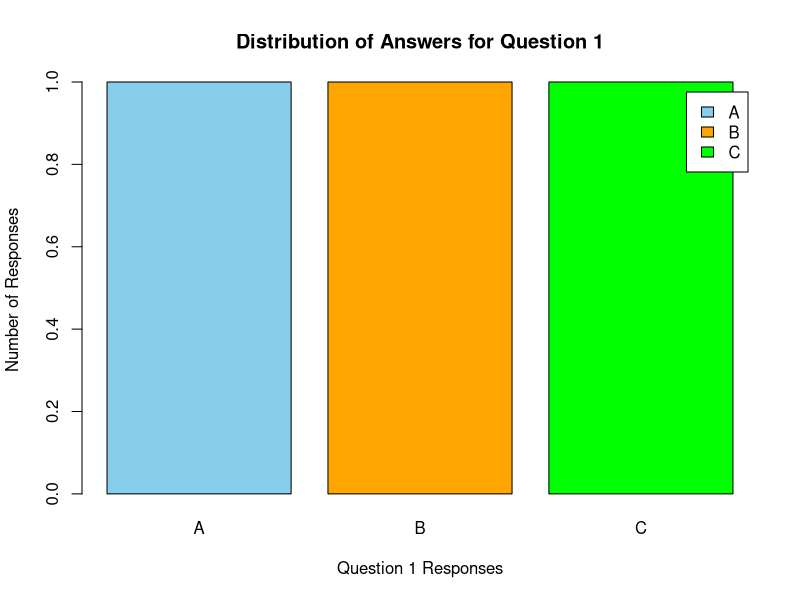

Write R code to recreate this figure.
# Question 1: Grouped Bar Chart

# Creating dataset
survey <- data.frame(
  Survey_ID = c(1,2,3),
  Question1 = c("A","B","C")
)

# Counting responses
response_count <- table(survey$Question1)

# Creating grouped bar chart
barplot(response_count,
        main = "Distribution of Answers for Question 1",
        xlab = "Question 1 Responses",
        ylab = "Number of Responses",
        col = c("skyblue","orange","green"),
        legend = names(response_count))
